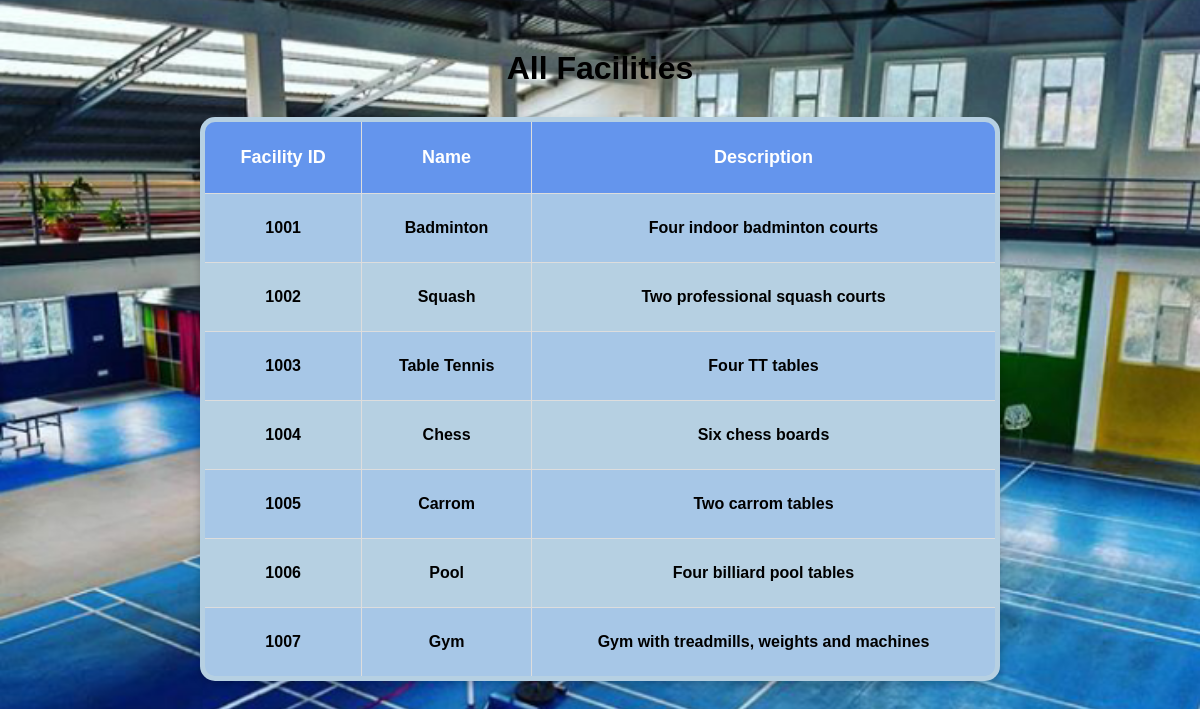
Page /view_facilities.php on the committed database.
### tables this page shows
CREATE TABLE `Facilities` (
  `facility_id` int(11) NOT NULL,
  `facility_name` varchar(100) NOT NULL,
  `description` varchar(255) DEFAULT NULL
);

### view_facilities.php (the view, shortened to what this page needs)
<?php include 'db_connect.php'; ?>
<!DOCTYPE html>
<html>
<head>
</head>
<body>
  <h2>All Facilities</h2>
  <?php
  $result = mysqli_query($conn, "SELECT * FROM Facilities");
  if (mysqli_num_rows($result) > 0) {
    echo "<table>
    <tr><th>Facility ID</th><th>Name</th><th>Description</th></tr>";
    while ($row = mysqli_fetch_assoc($result)) {
      echo "<tr>
                <td>{$row['facility_id']}</td>
                <td>{$row['facility_name']}</td>
                <td>{$row['description']}</td>
              </tr>";
    }
    echo "</table>";
  } else {
    echo "<p>No facilities found.</p>";
  }
  ?>
</body>
</html>

### view_facilities.php (style rules this page uses)
body { font-family: Arial, sans-serif; margin: 0; padding: 0; text-align: center; background: url('facilities.jpg') no-repeat center center fixed; background-size: cover; position: relative; }
h2 { margin-top: 50px; font-size: 32px; color: #000000; }
table { margin: 30px auto; border-collapse: collapse; width: 80%; max-width: 800px; background-color: #B6D0E2; box-shadow: 0 4px 8px rgba(0, 0, 0, 0.2); border-radius: 15px; overflow: hidden; border: 5px solid #4CAF50; }
th, td { padding: 25px 20px; border: 1px solid #ddd; text-align: center; font-weight: bold; }
th { background-color: #6495ED; color: white; font-size: 18px; }
tr:nth-child(even) { background-color: #A7C7E7; }

### rows in the picture
facilities: facility_id "1001", facility_name "Badminton", description "Four indoor badminton courts"
facilities: facility_id "1002", facility_name "Squash", description "Two professional squash courts"
facilities: facility_id "1003", facility_name "Table Tennis", description "Four TT tables"
facilities: facility_id "1004", facility_name "Chess", description "Six chess boards"
facilities: facility_id "1005", facility_name "Carrom", description "Two carrom tables"
facilities: facility_id "1006", facility_name "Pool", description "Four billiard pool tables"
facilities: facility_id "1007", facility_name "Gym", description "Gym with treadmills, weights and machines"
